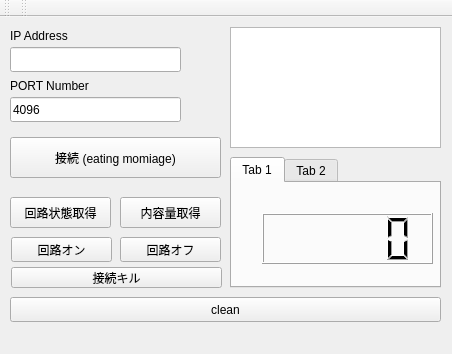
<?xml version="1.0" encoding="UTF-8"?>
<ui version="4.0">
 <class>momiage</class>
 <widget class="QMainWindow" name="momiage">
  <property name="geometry">
   <rect>
    <x>0</x>
    <y>0</y>
    <width>452</width>
    <height>354</height>
   </rect>
  </property>
  <property name="windowTitle">
   <string>momiage</string>
  </property>
  <widget class="QWidget" name="centralWidget">
   <widget class="QPushButton" name="momiage_button">
    <property name="geometry">
     <rect>
      <x>10</x>
      <y>120</y>
      <width>211</width>
      <height>41</height>
     </rect>
    </property>
    <property name="text">
     <string>接続 (eating momiage)</string>
    </property>
   </widget>
   <widget class="QTextEdit" name="output_box">
    <property name="geometry">
     <rect>
      <x>230</x>
      <y>10</y>
      <width>211</width>
      <height>121</height>
     </rect>
    </property>
   </widget>
   <widget class="QPushButton" name="content_weight_button">
    <property name="geometry">
     <rect>
      <x>120</x>
      <y>180</y>
      <width>101</width>
      <height>31</height>
     </rect>
    </property>
    <property name="text">
     <string>内容量取得</string>
    </property>
   </widget>
   <widget class="QPushButton" name="close_button">
    <property name="geometry">
     <rect>
      <x>11</x>
      <y>250</y>
      <width>211</width>
      <height>21</height>
     </rect>
    </property>
    <property name="text">
     <string>接続キル</string>
    </property>
   </widget>
   <widget class="QPushButton" name="circuit_switch_button">
    <property name="geometry">
     <rect>
      <x>10</x>
      <y>180</y>
      <width>101</width>
      <height>31</height>
     </rect>
    </property>
    <property name="text">
     <string>回路状態取得</string>
    </property>
   </widget>
   <widget class="QPushButton" name="circuit_on_button">
    <property name="geometry">
     <rect>
      <x>11</x>
      <y>220</y>
      <width>101</width>
      <height>25</height>
     </rect>
    </property>
    <property name="text">
     <string>回路オン</string>
    </property>
   </widget>
   <widget class="QPushButton" name="circuit_off_button">
    <property name="geometry">
     <rect>
      <x>120</x>
      <y>220</y>
      <width>101</width>
      <height>25</height>
     </rect>
    </property>
    <property name="text">
     <string>回路オフ</string>
    </property>
   </widget>
   <widget class="QLabel" name="label">
    <property name="geometry">
     <rect>
      <x>10</x>
      <y>10</y>
      <width>71</width>
      <height>17</height>
     </rect>
    </property>
    <property name="text">
     <string>IP Address</string>
    </property>
   </widget>
   <widget class="QLabel" name="label_2">
    <property name="geometry">
     <rect>
      <x>10</x>
      <y>60</y>
      <width>81</width>
      <height>17</height>
     </rect>
    </property>
    <property name="text">
     <string>PORT Number</string>
    </property>
   </widget>
   <widget class="QLineEdit" name="address_box">
    <property name="geometry">
     <rect>
      <x>10</x>
      <y>30</y>
      <width>171</width>
      <height>25</height>
     </rect>
    </property>
   </widget>
   <widget class="QLineEdit" name="port_box">
    <property name="geometry">
     <rect>
      <x>10</x>
      <y>80</y>
      <width>171</width>
      <height>25</height>
     </rect>
    </property>
    <property name="text">
     <string>4096</string>
    </property>
   </widget>
   <widget class="QPushButton" name="clean_button">
    <property name="geometry">
     <rect>
      <x>10</x>
      <y>280</y>
      <width>431</width>
      <height>25</height>
     </rect>
    </property>
    <property name="text">
     <string>clean</string>
    </property>
   </widget>
   <widget class="QTabWidget" name="outputab">
    <property name="geometry">
     <rect>
      <x>230</x>
      <y>140</y>
      <width>211</width>
      <height>131</height>
     </rect>
    </property>
    <property name="currentIndex">
     <number>0</number>
    </property>
    <widget class="QWidget" name="tab">
     <attribute name="title">
      <string>Tab 1</string>
     </attribute>
     <widget class="QLCDNumber" name="content_wei">
      <property name="geometry">
       <rect>
        <x>30</x>
        <y>30</y>
        <width>171</width>
        <height>51</height>
       </rect>
      </property>
     </widget>
    </widget>
    <widget class="QWidget" name="tab_2">
     <attribute name="title">
      <string>Tab 2</string>
     </attribute>
    </widget>
   </widget>
  </widget>
  <widget class="QMenuBar" name="menuBar">
   <property name="geometry">
    <rect>
     <x>0</x>
     <y>0</y>
     <width>452</width>
     <height>22</height>
    </rect>
   </property>
  </widget>
  <widget class="QToolBar" name="mainToolBar">
   <attribute name="toolBarArea">
    <enum>TopToolBarArea</enum>
   </attribute>
   <attribute name="toolBarBreak">
    <bool>false</bool>
   </attribute>
  </widget>
  <widget class="QToolBar" name="toolBar">
   <property name="windowTitle">
    <string>toolBar</string>
   </property>
   <attribute name="toolBarArea">
    <enum>TopToolBarArea</enum>
   </attribute>
   <attribute name="toolBarBreak">
    <bool>false</bool>
   </attribute>
  </widget>
 </widget>
 <layoutdefault spacing="6" margin="11"/>
 <resources/>
 <connections/>
</ui>
